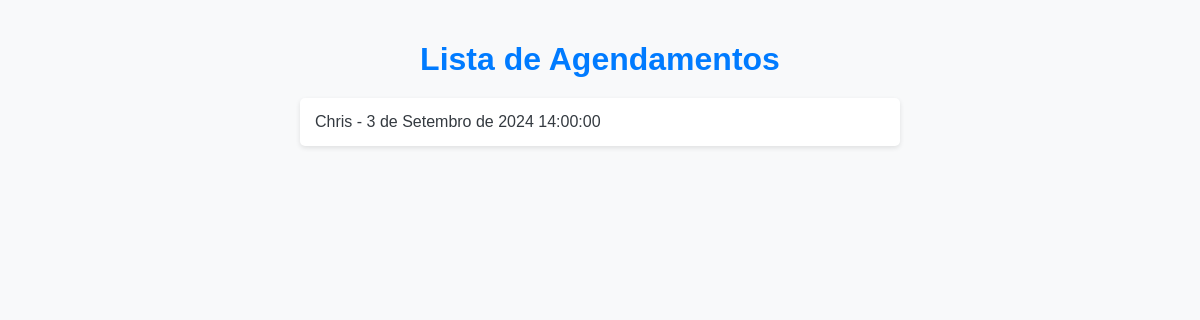
Page /listar_agendamentos/ on the earlier database version.
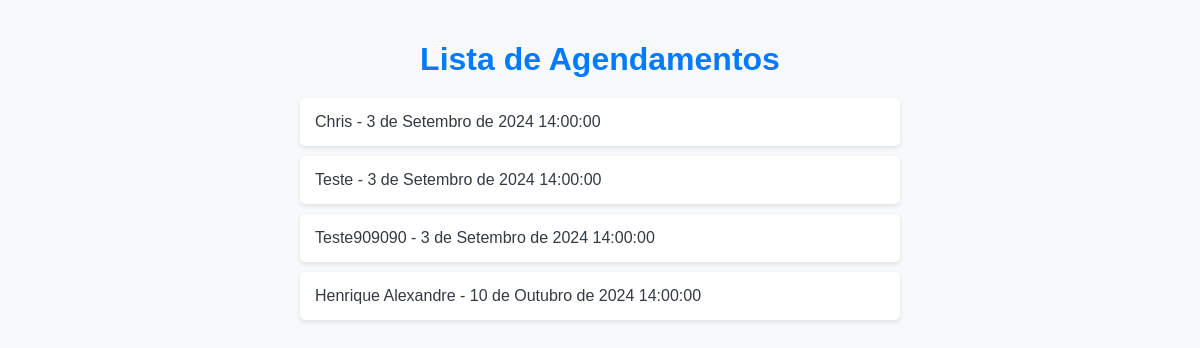
Same page on the later database version.
### agendamentos/models.py (models this page shows, shortened)
class Agendamento(models.Model):
    nome = models.CharField(max_length=100)
    data = models.DateField()
    horario = models.ForeignKey(Horario, on_delete=models.CASCADE)

class Horario(models.Model):
    horario = models.TimeField(unique=True)
    def __str__(self):
        return str(self.horario)

### agendamentos/views.py (the view)
# urls.py: path('listar_agendamentos/', views.listar_agendamentos, name='listar_agendamentos'),
def listar_agendamentos(request):
    agendamentos = Agendamento.objects.all()
    return render(request, 'agendamentos/listar_agendamentos.html', {'agendamentos': agendamentos})

### agendamentos/templates/agendamentos/listar_agendamentos.html (shortened to what this page needs)
<!DOCTYPE html>
<html lang="pt-BR">
<head>
    {% load static %}
    <link rel="stylesheet" href="{% static 'agendamentos/css/listaragendamento.css' %}">
</head>
<body>
    <h1>Lista de Agendamentos</h1>
    <ul>
        {% for agendamento in agendamentos %}
            <li>{{ agendamento.nome }} - {{ agendamento.data }} {{ agendamento.horario }}</li>
        {% endfor %}
    </ul>
</body>
</html>

Differences in the rows shown:
added Agendamento: nome "Teste", data "3 de Setembro de 2024", horario "14:00:00"
added Agendamento: nome "Teste909090", data "3 de Setembro de 2024", horario "14:00:00"
added Agendamento: nome "Henrique Alexandre", data "10 de Outubro de 2024", horario "14:00:00"
